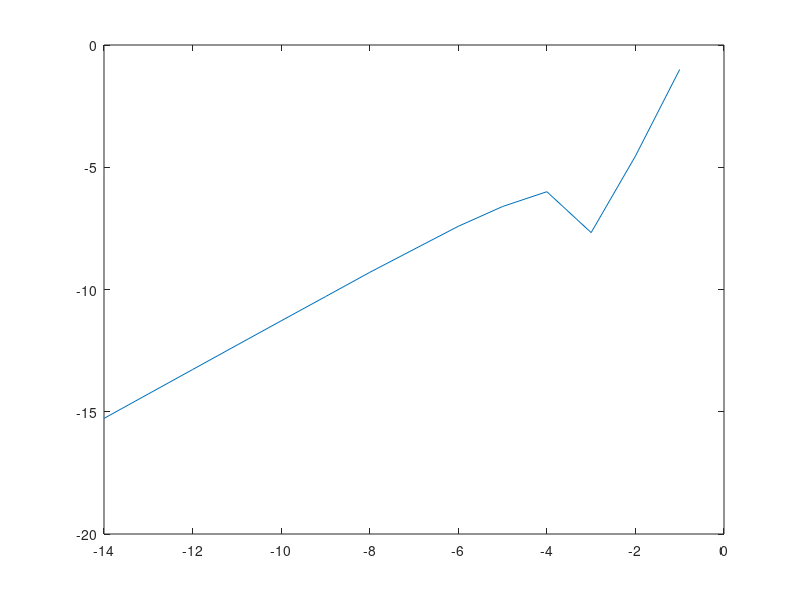

Write MATLAB code to recreate this figure.
% 10-05
%
% This version attempts to show the problems with having a non-smooth
% function within the problem. We use (x^2)^(1/3) as f(x) and solve the DE:
% y' = f(x), y(0) = 1.
%
% I tried a few versions, with real value as well as with convergence
% between approximation and I could not obtain anything other than
% convergence expected for a smooth enough function.
%
% I suspect it could be because of the fact that I'm only looking for a
% solution on the (0,1) interval and the cusp of this function is at 0. I
% tried modifying the function to have the cusp at 1/sqrt(2) instead but the
% error is still similar, so perhaps that is not the problem.
%
% I'm considering the possibility that the central difference method does
% not require fully smooth functions in practical implementation. 
% Then I would need to:
% 1) Understand why the non-smoothness does not affect this method
% 2) Find a method that does require smooth functions and understand what
% happens with the error there
% 
% However, that seems rather odd, considering that the Taylor polynomial
% requires a function to be differentiable to exist. A function with a cusp
% is not differentiable at all at the cusp so it should exhibit some
% issues.
%
% 05-11:
% 
% After looking at this on the following day I thought that perhaps I want
% to just take a derivative of the chosen f(x) using central difference
% method. Does not work so far, I will proceed to do more calculations on
% paper to get a better idea of what I want to happen. 

close all
clear all
n = 2;
max_m = 15;
m = 1;
% error = zeros(1,max_m);
save = zeros(n.^(max_m),max_m);

while m <= max_m
    n = 2.^m;
    h = 1/n;
    H(m) = h;
    y = zeros(1,n+2);
    %     real = zeros(1,n+2);
%     y(1) = 1;
%     y(2) = 1;
    %     x(1) = 1;
    %     x(2) = y(2);
    save(1,m) = y(1);
    save(2,m) = y(2);
    %     real(1) = 1;
    %     real(2) = y(2);
    
    for i = 1:n
        %%
        % These are the different forms of inputs I have tried so far.
        % 1. Cusp at 1/sqrt(2):
%                 y(i+2) = y(i) + 2*h*((h*(i+1))-(1/(sqrt(2))).^2).^(1/3);
        % 2. |x-1/sqrt(2)|, like in the KTH document to try and mimic it:
                y(i+2) = y(i) + 2*h*abs((h*(i+1))-(1/sqrt(2)));
        % 3. |x-1/sqrt(2)|, just computing a derivative. I believe this is
        % wrong for now.
%                 y(i+1) = (abs((i+2)*h)-(1/sqrt(2))-((i*h)-1/sqrt(2)))/(2*h);
        % I tried both real values and error between approximation.
        %   real(i+2) = ( (3/5)*(((h*(i+1)).^2).^(1/3))*h*(i+1) ) + 1;
        save(i+2,m) = y(i+2);
        
    end
    
    % error1(m) = max(abs(x-real));
    %     error(m) = max(abs(y-real));
    m = m+1;
end

m = 1;
n = 2;

while m <= max_m - 1
    n = 2.^m;
    for i = 1:n
        error1(i) = abs(save(n+2,m)-save((2*n)+2,m+1));
    end
    error2(m) = max(error1);
    m = m+1;
end

Hflip = fliplr(H(1:max_m-1));
errorflip = fliplr(error2);
plot(log2(Hflip), log2(errorflip))

% semilogy(error)
% hold on
% semilogy(error1)
% legend('Better', 'Worse');
% Check SUBPLOTS
% plot(y(1:n-2))
% hold on
% plot(real)
% Check for y'(x) = sin(xy) + y
% y(0) = 1
% Plot against exp(x^2/2-x), exp(x)
% This below is for conventional form
% Hflip = fliplr(H);
% errorflip = fliplr(error);
% errorflip1 = fliplr(error1);
% plot(log2(Hflip), log2(errorflip))
% hold on
% plot(log2(Hflip), log2(errorflip1))
% legend('Better' , 'Worse');
% % Plot a straight line to see if its perfectly straight
% Q = polyfit(log2(Hflip(1:12)), log2(errorflip(1:12)),1)
% R = polyfit(log2(Hflip(1:12)), log2(errorflip1(1:12)),1)